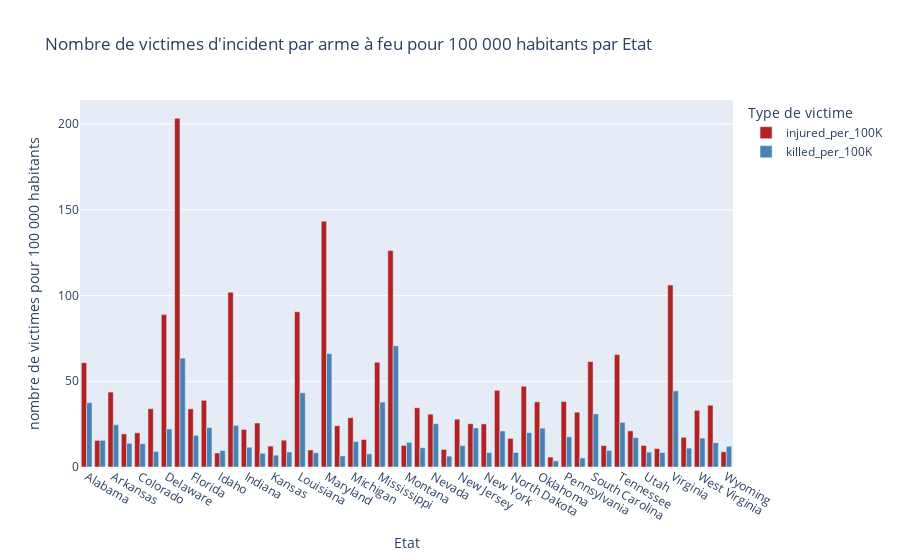

The notebook cell saved with this chart:
### Code cell
grouped_data7 = base_totale.groupby('state').agg({
    'n_injured': 'sum',
    'n_killed': 'sum',
    'pop_state_2015':'first'
}).reset_index()
grouped_data7['injured_per_100K']=grouped_data7["n_injured"]/grouped_data7['pop_state_2015']*100
grouped_data7['killed_per_100K']=grouped_data7["n_killed"]/grouped_data7['pop_state_2015']*100

fig7 = px.bar(
    grouped_data7,
    x=grouped_data7['state'],
    y=['injured_per_100K', 'killed_per_100K'],
    labels={"state": "Etat", "value": "nombre de victimes pour 100 000 habitants", "variable": "Type de victime"},
    title="Nombre de victimes d'incident par arme à feu pour 100 000 habitants par Etat",
    color_discrete_map={"injured_per_100K": "firebrick", "killed_per_100K": "steelblue"},
)

fig7.update_layout(barmode='group')  # Display bars side by side

fig7.show()

### Figure 1 — Plotly figure (JSON) as saved in the notebook; plotly's stock layout.template omitted (floating-point values rounded to 4 significant figures)
{"data": [{"alignmentgroup": "True", "hovertemplate": "Type de victime=injured_per_100K<br>Etat=%{x}<br>nombre de victimes pour 100 000 habitants=%{y}<extra></extra>", "legendgroup": "injured_per_100K", "marker": {"color": "firebrick", "pattern": {"shape": ""}}, "name": "injured_per_100K", "offsetgroup": "injured_per_100K", "orientation": "v", "showlegend": true, "textposition": "auto", "type": "bar", "x": ["Alabama", "Arizona", "Arkansas", "California", "Colorado", "Connecticut", "Delaware", "District of Columbia", "Florida", "Georgia", "Idaho", "Illinois", "Indiana", "Iowa", "Kansas", "Kentucky", "Louisiana", "Maine", "Maryland", "Massachusetts", "Michigan", "Minnesota", "Mississippi", "Missouri", "Montana", "Nebraska", "Nevada", "New Hampshire", "New Jersey", "New Mexico", "New York", "North Carolina", "North Dakota", "Ohio", "Oklahoma", "Oregon", "Pennsylvania", "Rhode Island", "South Carolina", "South Dakota", "Tennessee", "Texas", "Utah", "Vermont", "Virginia", "Washington", "West Virginia", "Wisconsin", "Wyoming"], "xaxis": "x", "y": [60.81, 15.51, 43.7, 19.29, 19.95, 34.02, 88.95, 203.4, 33.92, 38.93, 8.169, 101.9, 21.92, 25.65, 12.2, 15.64, 90.53, 9.932, 143.4, 24.05, 28.76, 16.01, 61.1, 126.3, 12.6, 34.57, 30.8, 10.24, 27.9, 25.26, 25.14, 44.71, 16.68, 47.11, 37.97, 5.791, 38.17, 31.98, 61.48, 12.52, 65.56, 21.09, 12.57, 10.71, 106.2, 17.3, 33.04, 36.02, 8.868], "yaxis": "y"}, {"alignmentgroup": "True", "hovertemplate": "Type de victime=killed_per_100K<br>Etat=%{x}<br>nombre de victimes pour 100 000 habitants=%{y}<extra></extra>", "legendgroup": "killed_per_100K", "marker": {"color": "steelblue", "pattern": {"shape": ""}}, "name": "killed_per_100K", "offsetgroup": "killed_per_100K", "orientation": "v", "showlegend": true, "textposition": "auto", "type": "bar", "x": ["Alabama", "Arizona", "Arkansas", "California", "Colorado", "Connecticut", "Delaware", "District of Columbia", "Florida", "Georgia", "Idaho", "Illinois", "Indiana", "Iowa", "Kansas", "Kentucky", "Louisiana", "Maine", "Maryland", "Massachusetts", "Michigan", "Minnesota", "Mississippi", "Missouri", "Montana", "Nebraska", "Nevada", "New Hampshire", "New Jersey", "New Mexico", "New York", "North Carolina", "North Dakota", "Ohio", "Oklahoma", "Oregon", "Pennsylvania", "Rhode Island", "South Carolina", "South Dakota", "Tennessee", "Texas", "Utah", "Vermont", "Virginia", "Washington", "West Virginia", "Wisconsin", "Wyoming"], "xaxis": "x", "y": [37.51, 15.56, 24.67, 13.87, 13.6, 9.084, 22.19, 63.51, 18.47, 23.06, 9.561, 24.29, 11.55, 8.006, 6.925, 8.759, 43.3, 8.352, 66.15, 6.488, 14.9, 7.64, 37.89, 70.7, 14.35, 11.26, 25.27, 6.355, 12.49, 22.77, 8.409, 21.02, 8.471, 20.01, 22.63, 3.605, 17.62, 5.299, 30.98, 9.594, 26.02, 17.16, 8.681, 8.469, 44.39, 11.02, 16.87, 14.14, 12.11], "yaxis": "y"}], "layout": {"barmode": "group", "legend": {"title": {"text": "Type de victime"}, "tracegroupgap": 0}, "title": {"text": "Nombre de victimes d'incident par arme à feu pour 100 000 habitants par Etat"}, "xaxis": {"anchor": "y", "domain": [0, 1], "title": {"text": "Etat"}}, "yaxis": {"anchor": "x", "domain": [0, 1], "title": {"text": "nombre de victimes pour 100 000 habitants"}}}}
